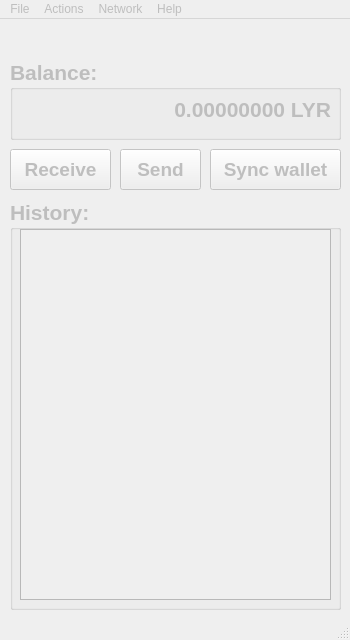
<?xml version="1.0" encoding="UTF-8"?>
<ui version="4.0">
 <class>MainWindow</class>
 <widget class="QMainWindow" name="MainWindow">
  <property name="enabled">
   <bool>false</bool>
  </property>
  <property name="geometry">
   <rect>
    <x>0</x>
    <y>0</y>
    <width>350</width>
    <height>640</height>
   </rect>
  </property>
  <property name="minimumSize">
   <size>
    <width>350</width>
    <height>640</height>
   </size>
  </property>
  <property name="maximumSize">
   <size>
    <width>350</width>
    <height>640</height>
   </size>
  </property>
  <property name="windowTitle">
   <string/>
  </property>
  <property name="locale">
   <locale language="English" country="UnitedStates"/>
  </property>
  <widget class="QWidget" name="centralwidget">
   <widget class="QGroupBox" name="balanceGroupBox">
    <property name="geometry">
     <rect>
      <x>10</x>
      <y>40</y>
      <width>331</width>
      <height>81</height>
     </rect>
    </property>
    <property name="font">
     <font>
      <pointsize>16</pointsize>
      <weight>75</weight>
      <bold>true</bold>
     </font>
    </property>
    <property name="locale">
     <locale language="English" country="UnitedStates"/>
    </property>
    <property name="title">
     <string>Balance:</string>
    </property>
    <property name="flat">
     <bool>false</bool>
    </property>
    <widget class="QLabel" name="balanceLabel">
     <property name="geometry">
      <rect>
       <x>30</x>
       <y>30</y>
       <width>291</width>
       <height>41</height>
      </rect>
     </property>
     <property name="locale">
      <locale language="English" country="UnitedStates"/>
     </property>
     <property name="text">
      <string>0.00000000 LYR</string>
     </property>
     <property name="alignment">
      <set>Qt::AlignRight|Qt::AlignTrailing|Qt::AlignVCenter</set>
     </property>
    </widget>
   </widget>
   <widget class="QGroupBox" name="historyGroupBox">
    <property name="geometry">
     <rect>
      <x>10</x>
      <y>180</y>
      <width>331</width>
      <height>411</height>
     </rect>
    </property>
    <property name="font">
     <font>
      <pointsize>16</pointsize>
      <weight>75</weight>
      <bold>true</bold>
     </font>
    </property>
    <property name="locale">
     <locale language="English" country="UnitedStates"/>
    </property>
    <property name="title">
     <string>History:</string>
    </property>
    <widget class="QListView" name="hystoryListView">
     <property name="geometry">
      <rect>
       <x>10</x>
       <y>30</y>
       <width>311</width>
       <height>371</height>
      </rect>
     </property>
     <property name="locale">
      <locale language="English" country="UnitedStates"/>
     </property>
     <property name="horizontalScrollBarPolicy">
      <enum>Qt::ScrollBarAlwaysOff</enum>
     </property>
    </widget>
   </widget>
   <widget class="QPushButton" name="receivePushButton">
    <property name="geometry">
     <rect>
      <x>10</x>
      <y>130</y>
      <width>101</width>
      <height>41</height>
     </rect>
    </property>
    <property name="font">
     <font>
      <pointsize>14</pointsize>
      <weight>75</weight>
      <bold>true</bold>
     </font>
    </property>
    <property name="locale">
     <locale language="English" country="UnitedStates"/>
    </property>
    <property name="text">
     <string>Receive</string>
    </property>
   </widget>
   <widget class="QPushButton" name="sendPushButton">
    <property name="geometry">
     <rect>
      <x>120</x>
      <y>130</y>
      <width>81</width>
      <height>41</height>
     </rect>
    </property>
    <property name="font">
     <font>
      <pointsize>14</pointsize>
      <weight>75</weight>
      <bold>true</bold>
     </font>
    </property>
    <property name="locale">
     <locale language="English" country="UnitedStates"/>
    </property>
    <property name="text">
     <string>Send</string>
    </property>
   </widget>
   <widget class="QPushButton" name="syncPushButton">
    <property name="geometry">
     <rect>
      <x>210</x>
      <y>130</y>
      <width>131</width>
      <height>41</height>
     </rect>
    </property>
    <property name="font">
     <font>
      <pointsize>14</pointsize>
      <weight>75</weight>
      <bold>true</bold>
     </font>
    </property>
    <property name="locale">
     <locale language="English" country="UnitedStates"/>
    </property>
    <property name="text">
     <string>Sync wallet</string>
    </property>
   </widget>
   <widget class="QLabel" name="networkWarningLabel">
    <property name="geometry">
     <rect>
      <x>10</x>
      <y>10</y>
      <width>331</width>
      <height>21</height>
     </rect>
    </property>
    <property name="font">
     <font>
      <pointsize>14</pointsize>
      <weight>75</weight>
      <bold>true</bold>
     </font>
    </property>
    <property name="text">
     <string/>
    </property>
   </widget>
  </widget>
  <widget class="QMenuBar" name="menubar">
   <property name="geometry">
    <rect>
     <x>0</x>
     <y>0</y>
     <width>350</width>
     <height>21</height>
    </rect>
   </property>
   <widget class="QMenu" name="menuFile">
    <property name="title">
     <string>File</string>
    </property>
    <addaction name="actionNew_Wallet"/>
    <addaction name="actionLoad_Wallet"/>
    <addaction name="actionSave_Wallet"/>
    <addaction name="separator"/>
    <addaction name="actionExit"/>
   </widget>
   <widget class="QMenu" name="menuNetwork">
    <property name="title">
     <string>Network</string>
    </property>
    <addaction name="actionDevNet"/>
    <addaction name="actionTestNet"/>
    <addaction name="actionMainNet"/>
   </widget>
   <widget class="QMenu" name="menuHelp">
    <property name="title">
     <string>Help</string>
    </property>
    <addaction name="actionDebug"/>
    <addaction name="separator"/>
    <addaction name="actionAbout"/>
   </widget>
   <widget class="QMenu" name="menuActions">
    <property name="title">
     <string>Actions</string>
    </property>
    <addaction name="actionReceive"/>
    <addaction name="actionSend"/>
    <addaction name="separator"/>
    <addaction name="actionVote_For"/>
    <addaction name="actionShow_voted_for"/>
    <addaction name="separator"/>
    <addaction name="actionRecover_from_priv_key"/>
    <addaction name="actionShow_private_key"/>
   </widget>
   <addaction name="menuFile"/>
   <addaction name="menuActions"/>
   <addaction name="menuNetwork"/>
   <addaction name="menuHelp"/>
  </widget>
  <widget class="QStatusBar" name="statusbar"/>
  <action name="actionLoad_Wallet">
   <property name="enabled">
    <bool>true</bool>
   </property>
   <property name="text">
    <string>Load Wallet</string>
   </property>
  </action>
  <action name="actionSave_Wallet">
   <property name="enabled">
    <bool>false</bool>
   </property>
   <property name="text">
    <string>Save Wallet</string>
   </property>
  </action>
  <action name="actionExit">
   <property name="text">
    <string>Exit</string>
   </property>
  </action>
  <action name="actionNew_Wallet">
   <property name="text">
    <string>New Wallet</string>
   </property>
  </action>
  <action name="actionDevNet">
   <property name="checkable">
    <bool>true</bool>
   </property>
   <property name="enabled">
    <bool>false</bool>
   </property>
   <property name="text">
    <string>DevNet</string>
   </property>
  </action>
  <action name="actionTestNet">
   <property name="checkable">
    <bool>true</bool>
   </property>
   <property name="checked">
    <bool>true</bool>
   </property>
   <property name="text">
    <string>TestNet</string>
   </property>
  </action>
  <action name="actionMainNet">
   <property name="checkable">
    <bool>true</bool>
   </property>
   <property name="checked">
    <bool>false</bool>
   </property>
   <property name="text">
    <string>MainNet</string>
   </property>
  </action>
  <action name="actionRecover_from_priv_key">
   <property name="text">
    <string>Recover from priv key</string>
   </property>
  </action>
  <action name="actionAbout">
   <property name="text">
    <string>About this wallet</string>
   </property>
  </action>
  <action name="actionDebug">
   <property name="text">
    <string>Debug</string>
   </property>
  </action>
  <action name="actionShow_private_key">
   <property name="text">
    <string>Show private key</string>
   </property>
  </action>
  <action name="actionVote_For">
   <property name="text">
    <string>Vote For</string>
   </property>
  </action>
  <action name="actionReceive">
   <property name="text">
    <string>Receive</string>
   </property>
  </action>
  <action name="actionSend">
   <property name="text">
    <string>Send</string>
   </property>
  </action>
  <action name="actionShow_voted_for">
   <property name="text">
    <string>Show voted for</string>
   </property>
  </action>
 </widget>
 <resources/>
 <connections/>
</ui>
